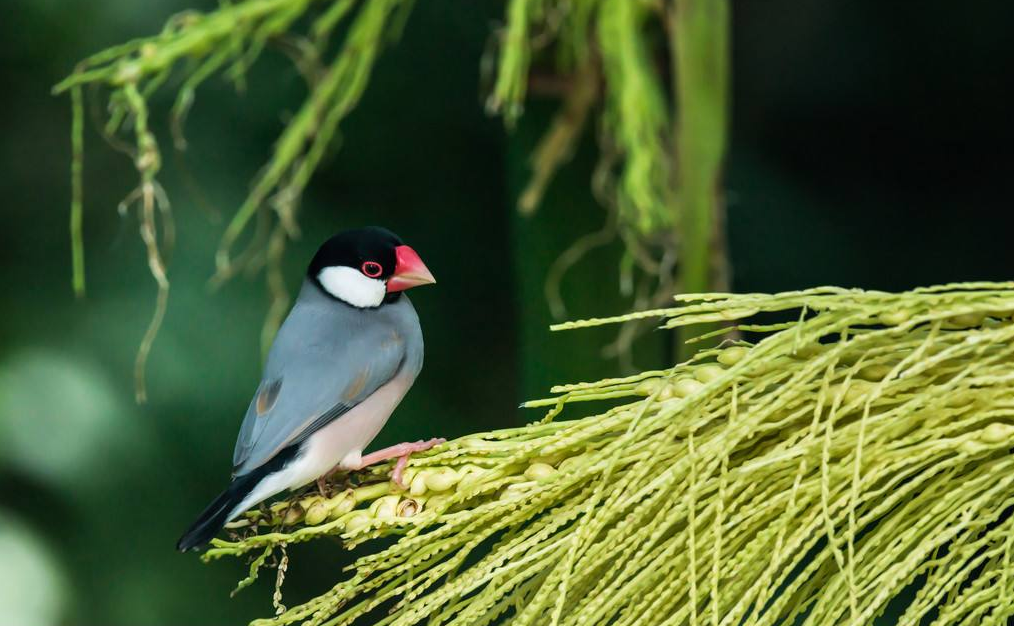
//> input picture CvAffineTransform/CvAffineTransform/bird.png, 1014 x 626 px
$ ./CvAffineTransform   (built with g++ and OpenCV 4)
//> lines starting //> are read from the running program, lines starting //| are printed output that depends on the picture
### CvAffineTransform/CvAffineTransform/stdafx.h
// stdafx.h : 标准系统包含文件的包含文件，
// 或是经常使用但不常更改的
// 特定于项目的包含文件
//

#pragma once

#include "targetver.h"

#include <stdio.h>
#include <tchar.h>


// TODO:  在此处引用程序需要的其他头文件

### CvAffineTransform/CvAffineTransform/CvAffineTransform.cpp
// CvAffineTransform.cpp : 定义控制台应用程序的入口点。
//

#include "stdafx.h"
#include <opencv2\opencv.hpp>
#include <opencv2\highgui\highgui.hpp>
#include <iostream>
using namespace cv;
using namespace std;

int _tmain(int argc, _TCHAR* argv[])
{
	CvPoint2D32f srcTri[3], dstTri[3];
	CvMat *warp_mat = cvCreateMat(2, 3, CV_32FC1);
	CvMat *rot_mat = cvCreateMat(2, 3, CV_32FC1);
	IplImage *src = cvLoadImage("bird.png", CV_LOAD_IMAGE_UNCHANGED);
//> src is the input picture: 626 rows x 1014 cols, CV_8UC3; mean B, G, R 50.8, 96.8, 77.8
	cvNamedWindow("原图", CV_WINDOW_AUTOSIZE);
	cvShowImage("原图", src);
	IplImage *dst = cvCreateImage(cvGetSize(src), IPL_DEPTH_8U, 1);
	dst = cvCloneImage(src);
	dst->origin = src->origin;
	cvZero(dst);
//> dst: 626 rows x 1014 cols, CV_8UC3; every value is 0
	srcTri[0].x = 0;
	srcTri[0].y = 0;
	srcTri[1].x = src->width - 1;
	srcTri[1].y = 0;
	srcTri[2].x = 0;
	srcTri[2].y = src->height - 1;

	dstTri[0].x = src->width*0.0;
//> dstTri = 3 Points (x, y): [0, 0], [0, 0], [0, 0]
	dstTri[0].y = src->height*0.33;
	dstTri[1].x = src->width*0.85;
	dstTri[1].y = src->height*0.25;
	dstTri[2].x = src->width*0.15;
	dstTri[2].y = src->height*0.7;

	cvGetAffineTransform(srcTri, dstTri, warp_mat);
	//调用函数cvWarpAffine（）
	cvWarpAffine(src, dst, warp_mat);
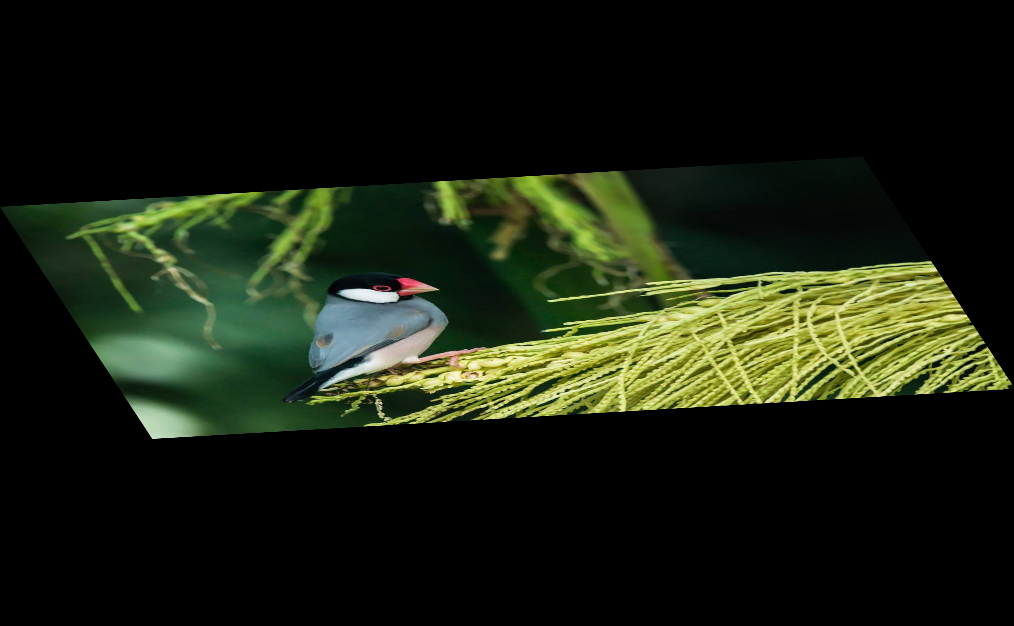
//> dst: 626 rows x 1014 cols, CV_8UC3; mean B, G, R 16.6, 31.7, 25.5
	cvNamedWindow("仿射图1", CV_WINDOW_AUTOSIZE);
	cvShowImage("仿射图1", dst);

	cvCopy(dst, src);
	//用另外一种方法得到变换矩阵，并进行仿射变换
	CvPoint2D32f center = cvPoint2D32f(src->height / 2, src->width / 2);
//> center = Point(313, 507)
	double angle = -50.0;
	double scale = -0.6;
	cv2DRotationMatrix(center, angle, scale, rot_mat);

	cvWarpAffine(src, dst, rot_mat);
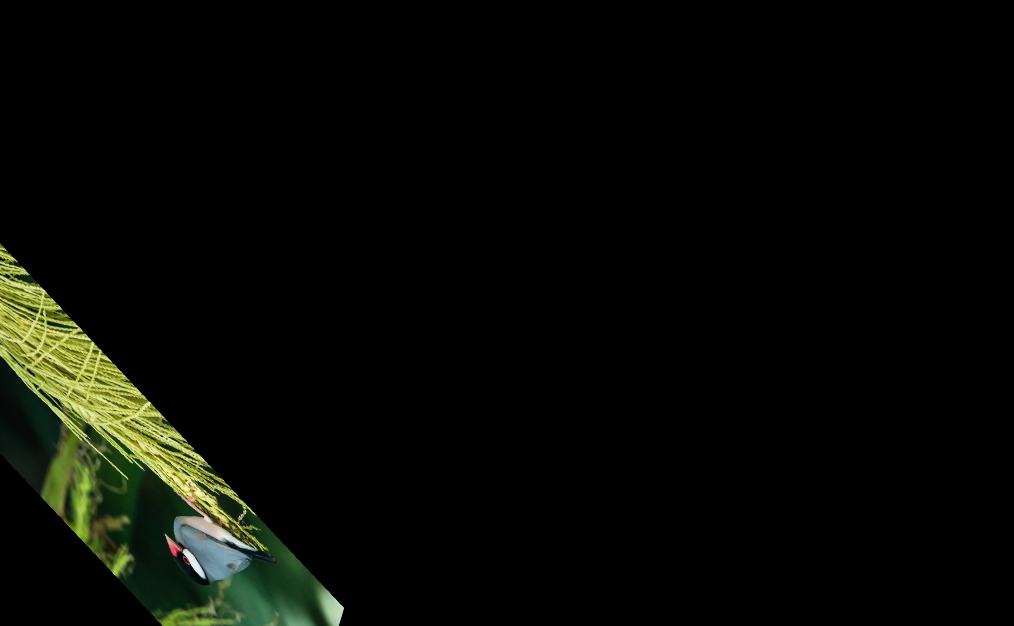
//> dst: 626 rows x 1014 cols, CV_8UC3; mean B, G, R 4.7, 9, 7.4


	cvNamedWindow("仿射图2", CV_WINDOW_AUTOSIZE);
	cvShowImage("仿射图2", dst);

	cvWaitKey();
	cvReleaseImage(&src);
	cvReleaseImage(&dst);
	cvDestroyWindow("原图");
	cvDestroyWindow("仿射图1");
	cvDestroyWindow("仿射图2");
	cvReleaseMat(&rot_mat);
	cvReleaseMat(&warp_mat);
	return 0;
}
